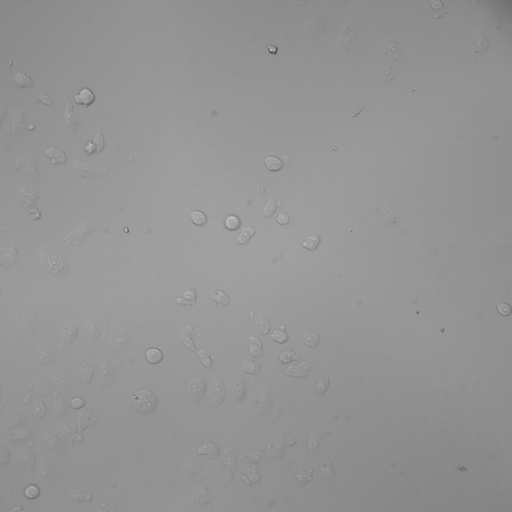
#> input picture Data/L1Data/HAC-Cit-KRABdox_w1DIC_s41_t251.TIF, 512 x 512 px, found by its file name
$ jupyter execute --allow-errors Lesson1_DigitalImages.ipynb   (shell and % lines are left out)
#> lines starting #> are read from the running program, lines starting #| are printed output that depends on the picture
# Lesson 1: Digital Images

Our goal today is to understand what a digital image is and how it is commonly represented as bits and bytes. We will cover the following topics:

- EPISODE 1: Load and View Data
    - Navigate jupyter note books (5 mins)
    - Load data file (10 mins)
    - Load and use metadata (10 mins)
    - View images (15 mins)


- EPISODE 2: Study Image
    - Histogram the pixel values in the image (10 mins)
    - Indexing and arrays (10 mins)
    - Errors and debugs (15 mins)

## 1.Navigate Jupyter note books

### Notes about jupyter notebooks:
There are two modes of the notebook cells: Edit mode and Command mode:

From Edit mode (green-selected cell that you can type into)
   - Press ESC/click outside of the edit box: enters Command mode
   - Can be a code or a markdown cell

From Command mode (blue-marked cell)
   - "a" enters a new cell above the selected cell
   - "b" enters a new cell below the selected cell
   - "dd" deletes the selected cell
   - "y" changes the cell type to python code
   - "m" changes the cell to markdown
   - Doulbe cliking on a markdown makes it into Command mode
   - "h" pulls up a help window
   - Press ENTER/click inside of the edit box: enters edit mode
   - SHIFT-ENTER runs the cell as code or markdown and selects the cell below

### Exercise: Practice using & navigating jupyter notebooks

- Double click on this cell.
- Change this cell between Edit mode and Command mode.
- Add a new cell above and below this cell, then delete them.
- Change this cell to python code and run.
- Change this cell to markdown and run.

## 2. Load data file

# Load libraries

### First, some code to make it easier to access useful libraries & to visualize data in the notebook.

<font color ='red'> What does a library provide? <font>

[cell 1]

import numpy as np               #makes numpy library available as 'np'
import matplotlib.pyplot as plt  #makes matplotlib.pyplot available as 'plt'
import seaborn as sns            #makes seaborn library avialable as 'sns'

"%matplotlib inline" is a magic function to sets the backend of matplotlib to the 'inline' backend, which means plotting right after command, and saving the results.

Note, importing `seaborn` makes `Matplotlib` look nicer.

### Build a common data path

Let's set some defaults for the packages we just imported, which gets rid of grid line on our image plots!

Use bash commands to:

1. Make a directory called ~/XYZ/Images-BIOS254,  where XYZ is the folder you are using for course files
2. Download _bioimages_code.zip_ and _bioimages_data.zip_ from Canvas and move the resulting folders into this one
3. Move into this folder
2. Navigate to data folder, we will be loading
HAC-Cit-KRAB+dox_w1DIC_s41_t251 +
HAC-Cit-KRAB+dox_w2YFPled_s41_t251 +
HAC-Cit-KRAB+dox_w3RFPled_s41_t251

To avoid switching back & forth, we can run bash commands from this notebook.

**Exercise**

Once you have files downloaded, run bash commands to navigate to your Images-BIOS254 directory and to see its contents.

[cell 2]
cd ~/Documents/DataLucenceCourse/Images-BIOS254

## Exercise: Let's discuss limitations with how this data is names?
- FILENAMING CONVENTIONS
- INCREMENTAL DATA NAMES TO LINK TO META DATA
- NO SPACES IN FILE NAME
- JOIN IMAGES INTO ONE 3 CHANNEL TIFF
- LENGTH OF NAME
- TYPES OF CHARACHTERS IN NAME (OS ISSUES)
- PUT KEY INFO ABOUT DATA IN METADATA (ie exp conditions, channel names, etc.)

The images in this folder are kindly donated and were used in "Dynamic of Epigenetic Regulation at the Single-Cell Level" (Bintu et al. 2016)

Let's make a common data path for our class.

[cell 3]
data_path = "./Data/L1Data/"

### Load image file into Jupyter notebook

[cell 4]
from skimage.io import imread

[cell 5]
brt_data = imread(data_path + "HAC-Cit-KRABdox_w1DIC_s41_" + "t251.TIF")
#> brt_data is the input picture: shape (512, 512) uint16; min 18122, max 51295, mean 38103.2
ch1_data = imread(data_path + "HAC-Cit-KRABdox_w3RFPled_s41_" + "t251.TIF")
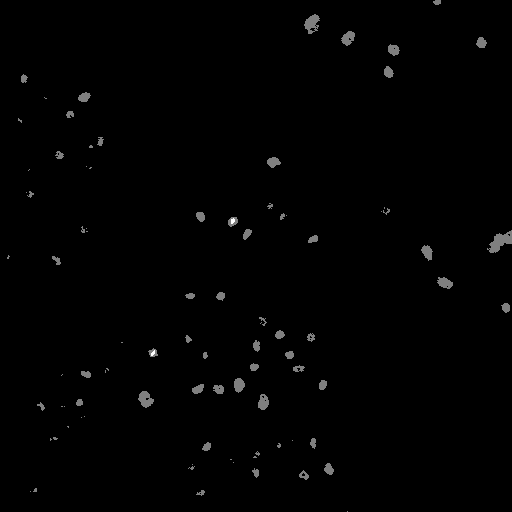
#> input picture Data/L1Data/HAC-Cit-KRABdox_w3RFPled_s41_t251.TIF, 512 x 512 px, found by its file name
#> ch1_data is the input picture: shape (512, 512) uint16; min 328, max 969, mean 376.4

[cell 6]
brt_data.shape #show students that you can do this with print ...
#> Out = (512, 512)

### Exercise (3 min):  read in the third channel, check shape and size - what else can you learn about a NP array?
https://docs.scipy.org/doc/numpy/reference/arrays.ndarray.html#array-attributes

[cell 7]
ch2_data = imread(data_path + "HAC-Cit-KRABdox_w2YFPled_s41_" + "t251.TIF")
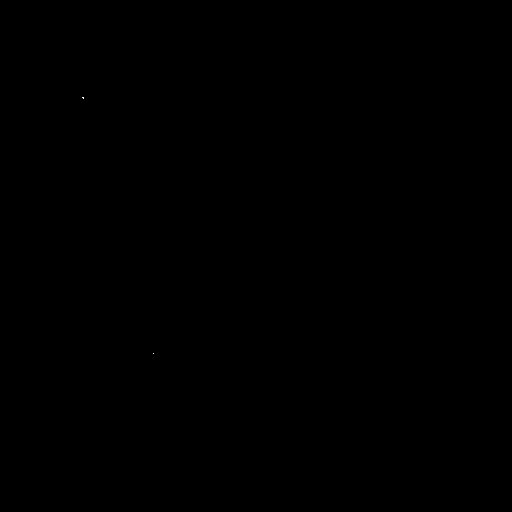
#> input picture Data/L1Data/HAC-Cit-KRABdox_w2YFPled_s41_t251.TIF, 512 x 512 px, found by its file name
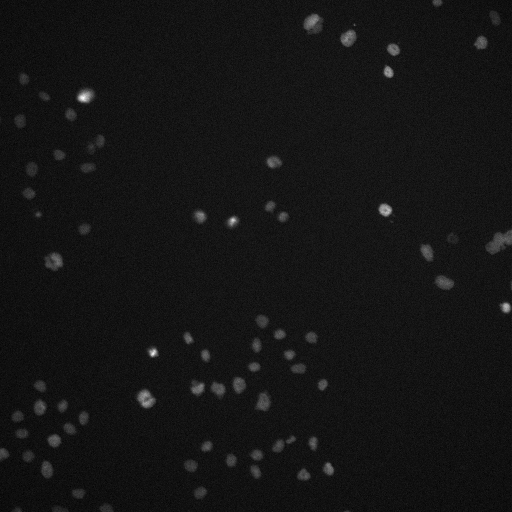
#> ch2_data: shape (512, 512) uint16; min 298, max 528, mean 317.2; drawn with min black and max white
print(ch2_data.shape)
#| (512, 512)
print(ch2_data.size)
#| 262144

Let's see if we can combine all the channels into one variable

[cell 8]
data = np.array([brt_data, ch1_data, ch2_data])

[cell 9]
data.shape
#> Out = (3, 512, 512)

## 3. Metadata

`data` is a `numpy` array. it's shape indicates that it has four dimensions.  So, this file is more complex than a single two-dimensional data array.

Unfortunatly, the researchers here only put relevant info on data in the name of each image, not in the metadata - i've created a fake metadata for you; happy to show you how to create after class if there is time.

### Load the metadata

File format called JSON. JSON files are easily loaded into python as the dictionary data type. Dictionaries in python are indexed with keys, which are strings instead of numerical indices (such as used in lists). To understand this concept, load the JSON file and examine it.

[cell 10]
import json
#> (the rest of this cell did not finish here and is left out)

#> (a cell that did not finish here is left out)

This is a bit difficult to digest, so let's work our way through the information

#> (a cell that did not finish here is left out)

#> (a cell that did not finish here is left out)

#> (a cell that did not finish here is left out)

### Exercise (1 min): Print only the pixel size info, and in a seperate cell, the axes info

#> (a cell that did not finish here is left out)

#> (a cell that did not finish here is left out)

### Exercise (1 min): Based on the metadata and the shape, what is a likely meaning of the four axes of ctl_data?
<font color = 'red'> give students the shape below <font>

[cell 17]
data.shape
#> Out = (3, 512, 512)

### Use the metadata

It can be useful to organize your data into a dict instead of a numerical array when one of the dimensions of the array corresponds to something that is non-numerical in nature. Here, the channel dimension is stored as another dimension in the numerical array that is wt_data. To get the image corresponding to one of the channels, you would have to remember which of the channel slices corresponds to the channel you would like to see. Below we'll organize the data into a dict so that the channels can be indexed by an intuitive string and not a numerical index.

create a new dictionary that refers to one slice and all channeles

[cell 18]
slice = {}

#> (the rest of this cell did not finish here and is left out)

#> (a cell that did not finish here is left out)

### Exercise (3 min): Look at another channel; can you figure out what the numbers mean?

## 4. View image in iPython notebook

Use seaborn package to suppress grid lines.
About Seaborn: https://www.datacamp.com/community/tutorials/seaborn-python-tutorial#sm

[cell 20]
sns.set_style("dark")

get the dimensions of this single slice in pixels

[cell 21]
brt_data.shape
#> Out = (512, 512)

[cell 22]
plt.imshow(brt_data, cmap='gray')

### Exercise (3 min): Show the same image, but using the dict we defined above?

#> (a cell that did not finish here is left out)

## 5. Color maps and color science

We had to specify how we wanted our colorless image to be rendered on our colorful screen, which is why we included `cmap=gray` (cmap for colormap).

If we wanted to visualize things in a more striking way, with false colors and more contrast, we could use a different colormap.

[cell 24]
plt.imshow(brt_data, cmap='jet')
#plt.colorbar()

[cell 25]
plt.imshow(brt_data, cmap ='plasma')
plt.colorbar()
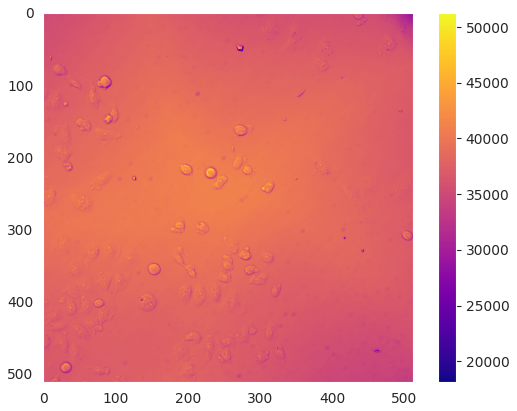
#> figure drawn by matplotlib, 2 panels

### Exercise (2 min): Find your favorate color map
Which color map is better? Jet or plasma? Read the documentation for the matplotlib colormaps online and find your favorate color map.
Here is the link: https://matplotlib.org/users/colormaps.html

Any of the rainbow colormaps are bad colormaps because they are perceptually non-uniform.

## 6. Histogram the pixel values in the image

Get bit depth of image

[cell 26]
brt_data.dtype

### Exercise (3 min): What is the difference between 1 bit vs. 8 bit vs. 16 bit display (thumbnail view do not show image if > 16 bit); what do you think 1 bit will look like?

There are many kinds of data types. Here the data type is `uint16`.
 `uint16` means "unsigned (not negative) integer with 16 bits per pixel".

16 bits means there are $2^{16} = 65536$ possible pixel values. This means the values of the pixels can range from 0 to 65536.

Many scientific images will use 8 bits which will have less contrast.

### Make histogram of the pixel values

Pixels in an image are just represented by numbers. We can get a sense for the distribution of brightness in our image by looking at a histogram of intensities. Here we don't think about an image as representing something spacial - just a collection of numbers.

Make our array into a simple 1D list of data

[cell 27]
flat_data = brt_data.flatten()

distplot=distribution plot

[cell 28]
sns.distplot(flat_data, norm_hist=True)
plt.xlabel("Pixel intensity")
plt.ylabel("Frequency in the image")
plt.xlim(0,60000)
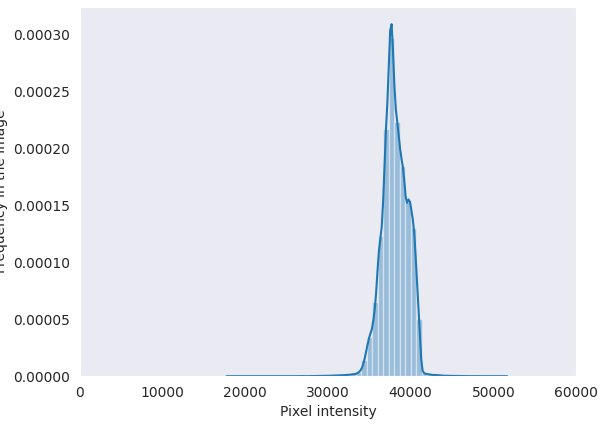
#> figure drawn by matplotlib, 1 panel; tallest bar 0.000297 high, from x = 37362.3 to 38025.8; curve peaks at x = 37693.3, y = 0.000309

### Exercise (5 min): have a look at the YFP channel and think of why it looks the way it does.

[cell 29]
flat_data = ch1_data.flatten()
sns.distplot(flat_data, norm_hist=True)
plt.xlabel("Pixel intensity")
plt.ylabel("Frequency in the image")
plt.xlim(0,60000)
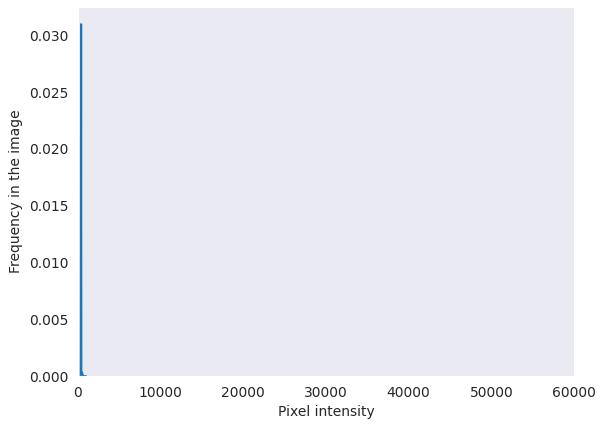
#> figure drawn by matplotlib, 1 panel; tallest bar 0.0305 high, from x = 366.5 to 379.3; curve peaks at x = 376.5, y = 0.031
